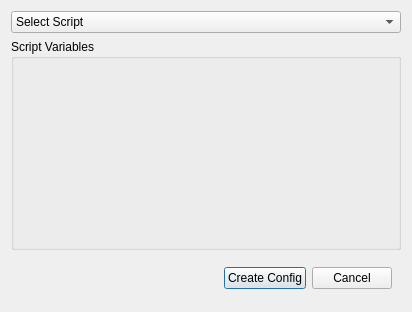
<ui version="4.0" >
 <class>ConfigureScriptGui</class>
 <widget class="QDialog" name="ConfigureScriptGui" >
  <property name="geometry" >
   <rect>
    <x>0</x>
    <y>0</y>
    <width>412</width>
    <height>312</height>
   </rect>
  </property>
  <property name="windowTitle" >
   <string>Dialog</string>
  </property>
  <layout class="QVBoxLayout" >
   <item>
    <widget class="QComboBox" name="comboBox" >
     <item>
      <property name="text" >
       <string>Select Script</string>
      </property>
     </item>
    </widget>
   </item>
   <item>
    <widget class="QGroupBox" name="variableBox" >
     <property name="title" >
      <string>Script Variables</string>
     </property>
    </widget>
   </item>
   <item>
    <widget class="QWidget" native="1" name="widget" >
     <property name="maximumSize" >
      <size>
       <width>16777215</width>
       <height>45</height>
      </size>
     </property>
     <layout class="QGridLayout" >
      <item row="0" column="0" >
       <spacer>
        <property name="orientation" >
         <enum>Qt::Horizontal</enum>
        </property>
        <property name="sizeHint" >
         <size>
          <width>40</width>
          <height>20</height>
         </size>
        </property>
       </spacer>
      </item>
      <item row="0" column="1" >
       <widget class="QPushButton" name="createConfig" >
        <property name="text" >
         <string>Create Config</string>
        </property>
       </widget>
      </item>
      <item row="0" column="2" >
       <widget class="QPushButton" name="cancelConfig" >
        <property name="text" >
         <string>Cancel</string>
        </property>
       </widget>
      </item>
     </layout>
    </widget>
   </item>
  </layout>
 </widget>
 <resources/>
 <connections/>
</ui>
